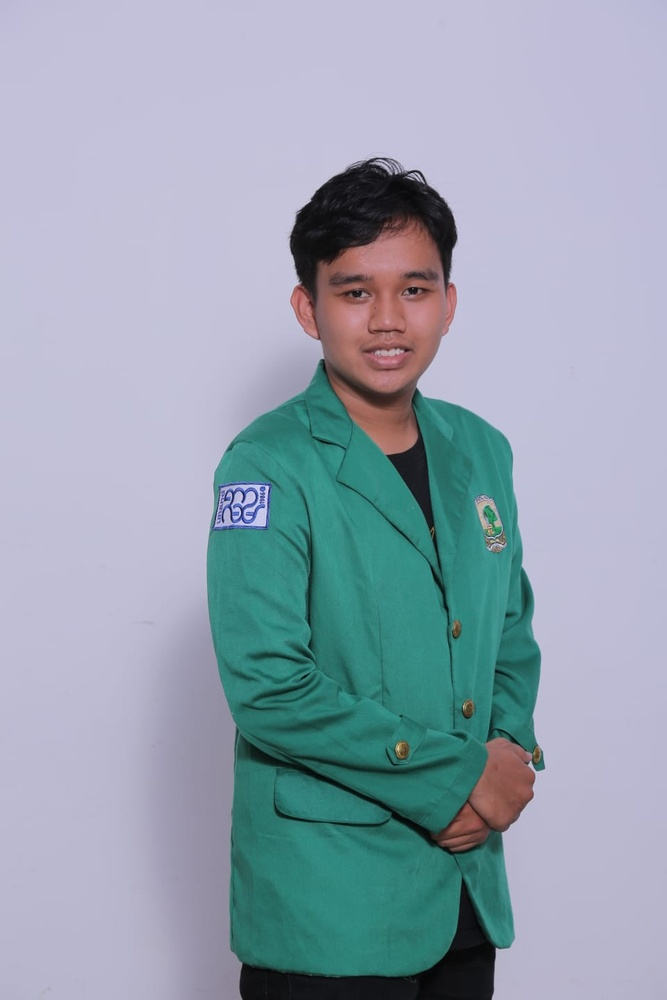
#> input picture src/Kevin.jpg, 667 x 1000 px, shrunk from 960 x 1440 before the run, found by its file name
$ python RemoveBg.py
#> lines starting #> are read from the running program, lines starting #| are printed output that depends on the picture; after the words box and inside, x2 and y2 are one past the last pixel; in counts of white or black regions, pixels touching at a corner belong together
import cv2
import numpy as np

# Read image
img = cv2.imread('./src/Kevin.jpg', 0)
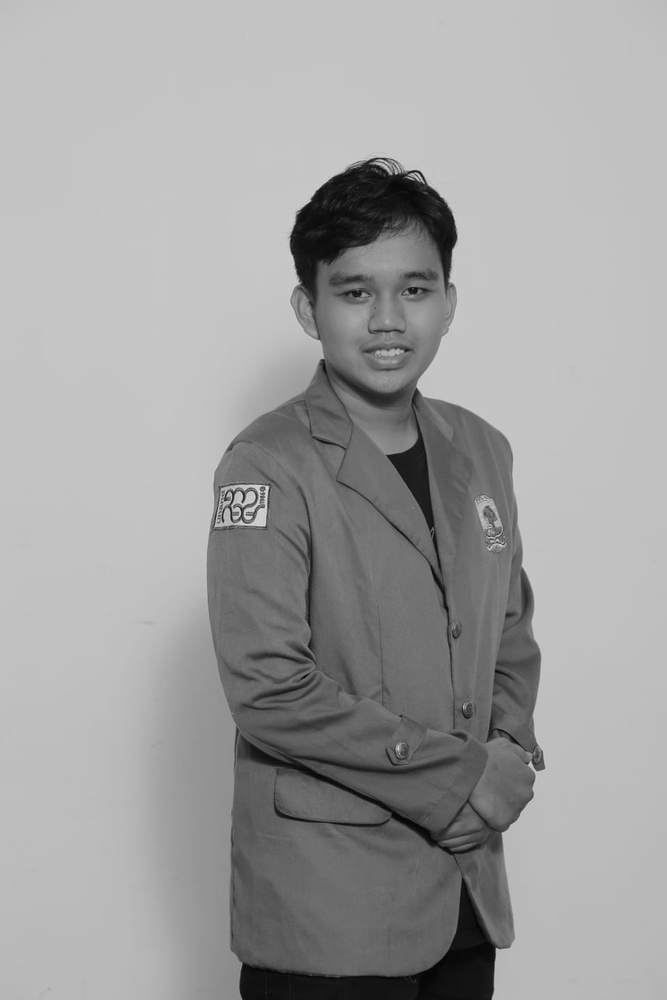
#> img: shape (1000, 667); min 2, max 228, mean 160

# Calculate Otsu's threshold value
otsu_thresh, img_threshold = cv2.threshold(img, 0, 255, cv2.THRESH_BINARY + cv2.THRESH_OTSU)
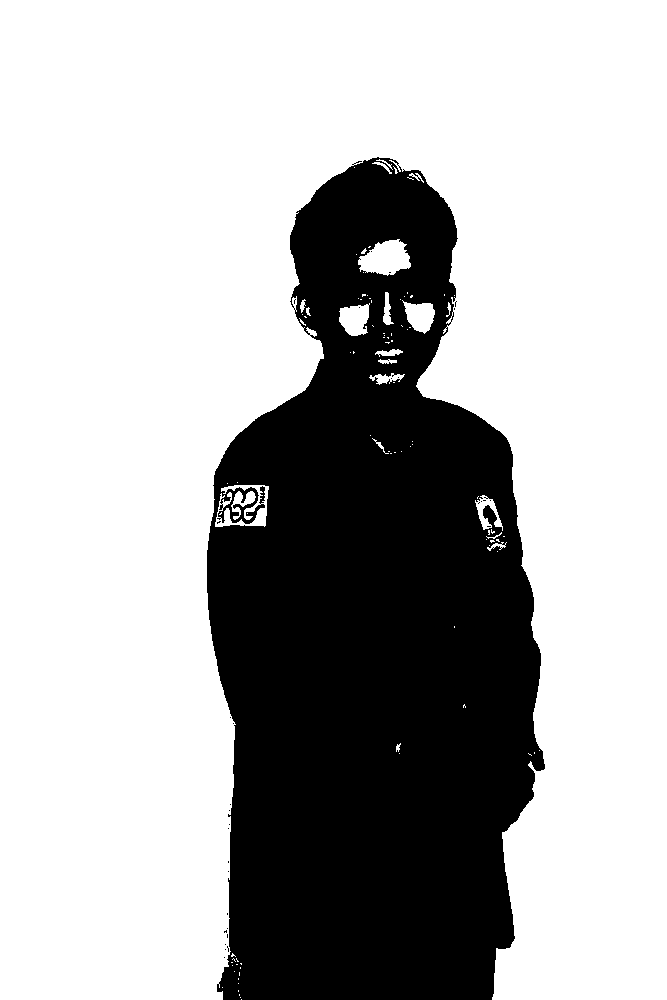
#> img_threshold: shape (1000, 667); 69.6% white; 31 black regions (30 under 20 px), largest, box (x1, y1, x2, y2) and area: (207, 157, 545, 1000) 202545
#> otsu_thresh = 140

# Set threshold to 0 if lower than minimum human threshold
if otsu_thresh < 5:
    otsu_thresh = 0
    img_threshold = np.zeros_like(img)

# Display original and thresholded images
cv2.imshow('Original Image', img)
cv2.imshow('Otsu Thresholded Image', img_threshold)
cv2.waitKey(0)
cv2.destroyAllWindows()
